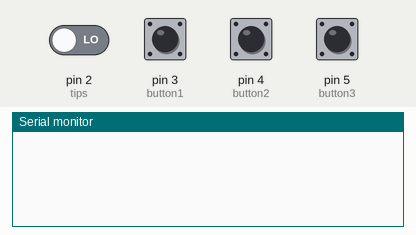
This sketch was run on a simulated Arduino Uno, built with avr-gcc and run on an emulated ATmega328P. Shown: the last lines printed to the serial monitor. Inputs (shaded band) come from the test bench; at power-on: pin 2 (tips), pin 3 (button1), pin 4 (button2), pin 5 (button3) LOW.

Above: at 1.2 s.
1.3 s: pin 2 (tips) driven HIGH
At 2.1 s:
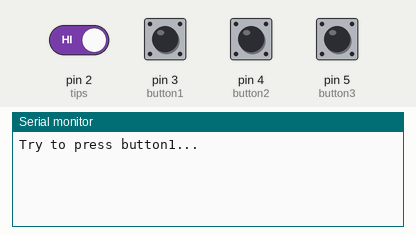
3.8 s: pin 3 (button1) pulled HIGH for 1 s
At 4.8 s:
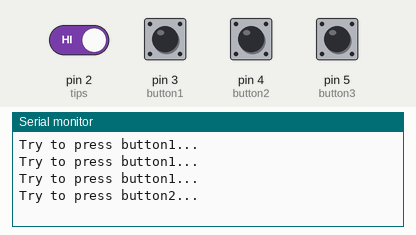
6.3 s: pin 4 (button2) pulled HIGH for 0.15 s
At 7.1 s:
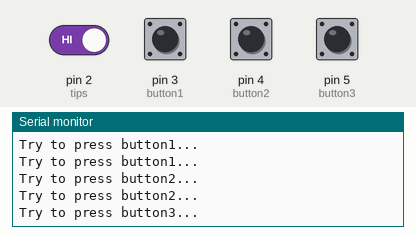
7.9 s: pin 5 (button3) pulled HIGH for 1 s
At 9.8 s:
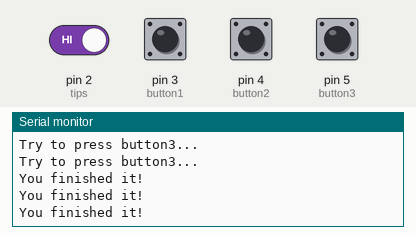
Timing chart, 0 to 11.3 s (numbered marks = the images above; inputs shaded):
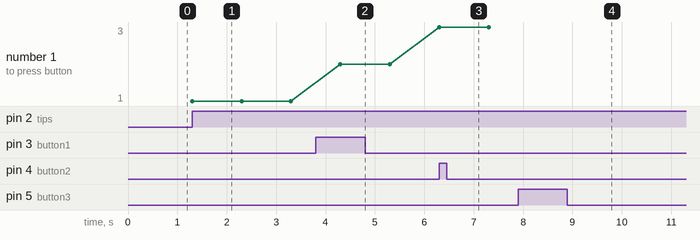

Measured:
- after the input at 1.3 s, the serial monitor: prints a new line at once (image 1)
- after the input at 3.8 s, the serial monitor: prints a new line after 0.50 s (image 2)
- after the input at 6.3 s, the serial monitor: prints a new line at once (image 3)
- after the input at 7.9 s, the serial monitor: prints a new line after 0.40 s (image 4)
- plotted number 1: 1 → 2 after the input at 3.8 s, 2 → 3 after the input at 6.3 s

The sketch:

Finite_State_Machine.ino
```cpp
// Defining the states of the state machine
#define state_0 0
#define state_1 1
#define state_2 2
#define state_3 3

//control key to indicate which state the user is in.
volatile char control;

//defining the pins of the buttons (tips is the button to ask for a tip)
const int button1 = 3;
const int button2 = 4;
const int button3 = 5;
const int tips = 2;

//"cleaning" the 'states and wantTip' variables.
int state1 = 0;
int state2 = 0;
int state3 = 0;
int wantTip = 0;

void setup(){

  pinMode(button1, INPUT);
  pinMode(button2, INPUT);
  pinMode(button3, INPUT);
  pinMode(tips, INPUT);

  Serial.begin(9600);

  control = state_0;
  state1 = 0;
  state2 = 0;
  state3 = 0;
  wantTip = 0;

}

void stateMachine(){

//  checking what state the variable "control" is in
  switch(control){
    case state_0:
    {
      if(state1 == HIGH){
//       if the button1 is pressed, then "control" is going to the next stage.
        control = state_1;
      }else{
        if(wantTip == HIGH){
          Serial.println("Try to press button1...");
          wantTip = LOW;
          delay(1000);
        }
      }
      break;
    }
    case state_1:
    {
      if(state2 == HIGH){
//       if the button2 is pressed, then "control" is going to the next stage.
        control = state_2;
      }else{
        if(wantTip == HIGH){
          Serial.println("Try to press button2...");
          wantTip = LOW;
          delay(1000);
        }
      }
      break;
    }
    case state_2:
    {
      if(state3 == HIGH){
        control = state_3;
//    state_3 is the final state, so a message of accomplishment is sent.
        Serial.println("You finished it!");
      }else{
        if(wantTip == HIGH){
          Serial.println("Try to press button3...");
          wantTip = LOW;
          delay(1000);
        }
      }
      break;
    }
    case state_3:
    {
      if(wantTip == HIGH){
        Serial.println("You finished it!");
        wantTip = LOW;
        delay(1000);
      }
      break;
    }
  }

}

void loop(){

  if(digitalRead(button1) == HIGH){
    state1 = HIGH;
  }
  if(digitalRead(button2) == HIGH){
    state2 = HIGH;
  }
  if(digitalRead(button3) == HIGH){
    state3 = HIGH;
  }

  if(digitalRead(tips) == HIGH){
    wantTip = HIGH;
  }

  stateMachine();

}
```
